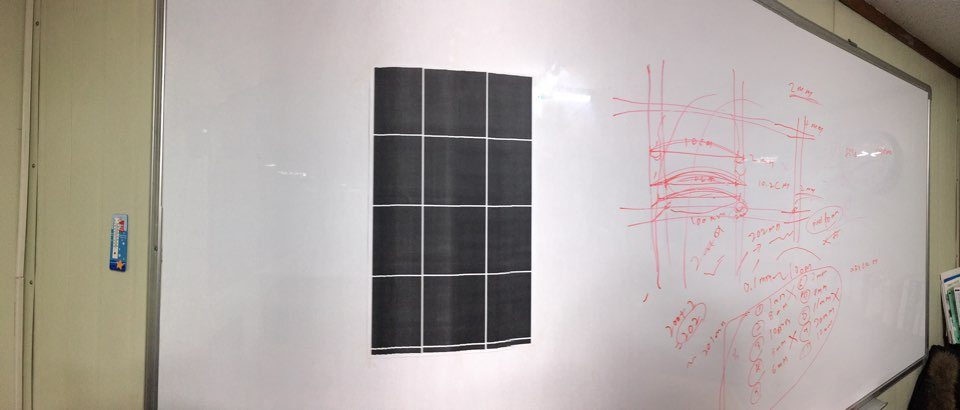
#> input picture psj(seongjin)/photo_distortion.jpg, 960 x 410 px
$ jupyter execute 'Actual Grid Test.ipynb'   (Python 2 division)
#> lines starting #> are read from the running program, lines starting #| are printed output that depends on the picture
[cell 1]
import cv2
import numpy as np

[cell 2]
img = cv2.imread('photo_distortion.jpg')
#> img is the input picture: shape (410, 960, 3); mean B, G, R 160.5, 165.2, 172.7
gray = cv2.cvtColor(img,cv2.COLOR_BGR2GRAY)
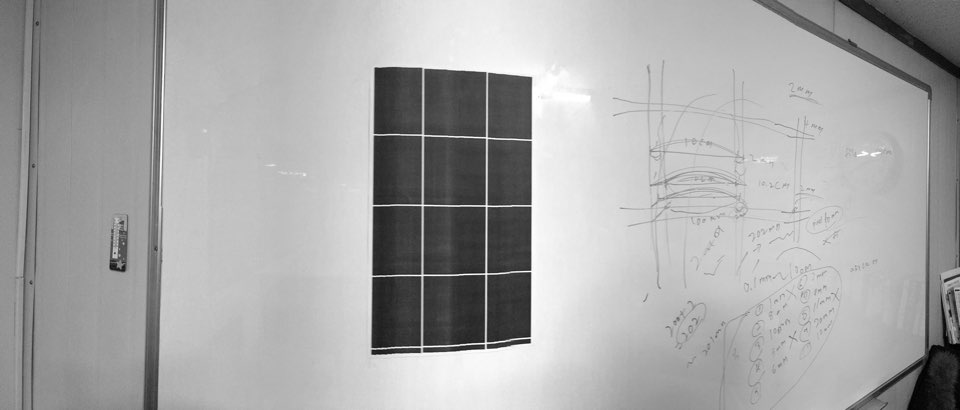
#> gray: shape (410, 960); min 0, max 255, mean 166.9
edges = cv2.Canny(gray,50,150,apertureSize = 3)
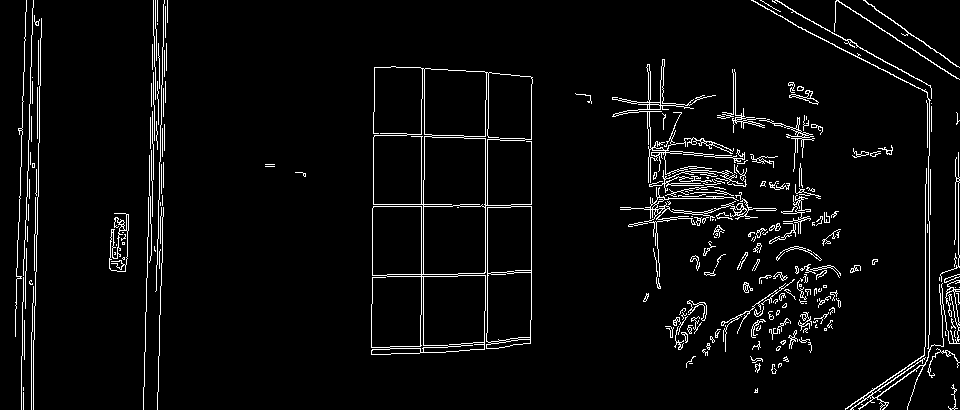
#> edges: shape (410, 960); 4.4% white in thin lines or dots

[cell 3]
print img.shape[1]
#| 960
print img.shape
#| (410, 960, 3)
minLineLength=100

[cell 4]
lines = cv2.HoughLinesP(image=edges,rho=0.02,theta=np.pi/500, threshold=10,lines=np.array([]), minLineLength=minLineLength,maxLineGap=100)
#> lines = 303 rows, first 6: [373, 204, 531, 204], [929, 375, 929, 46], [487, 348, 487, 72], [955, 408, 955, 64], [421, 352, 421, 68], [531, 319, 531, 77]

[cell 5]
a,b,c = lines.shape
#> a = 303; b = 1; c = 4
for i in range(a):
    cv2.line(img, (lines[i][0][0], lines[i][0][1]), (lines[i][0][2], lines[i][0][3]), (0, 0, 255), 3, cv2.LINE_AA)
    cv2.imwrite('photo_distortion_test.jpg',img)
#> this loop made 303 passes
#> pass 1, `cv2.imwrite('photo_distortion_test.jpg',img)`:
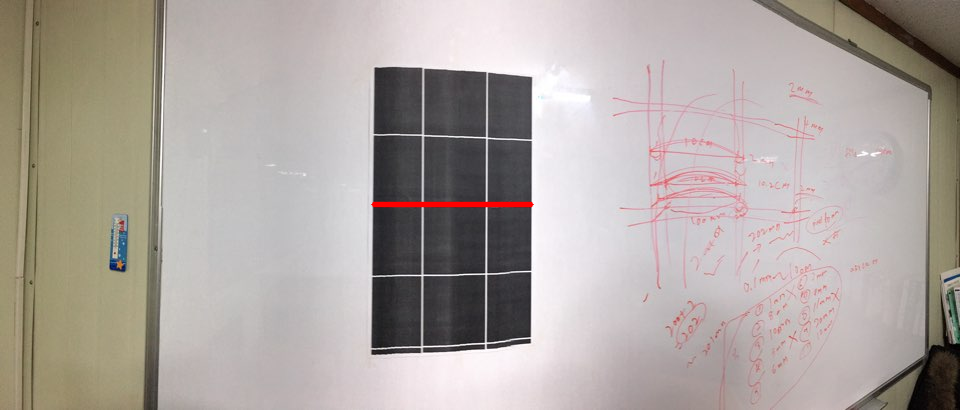
#> saved as photo_distortion_test.jpg: shape (410, 960, 3); mean B, G, R 160.2, 165, 173
#> pass 2, `cv2.imwrite('photo_distortion_test.jpg',img)`:
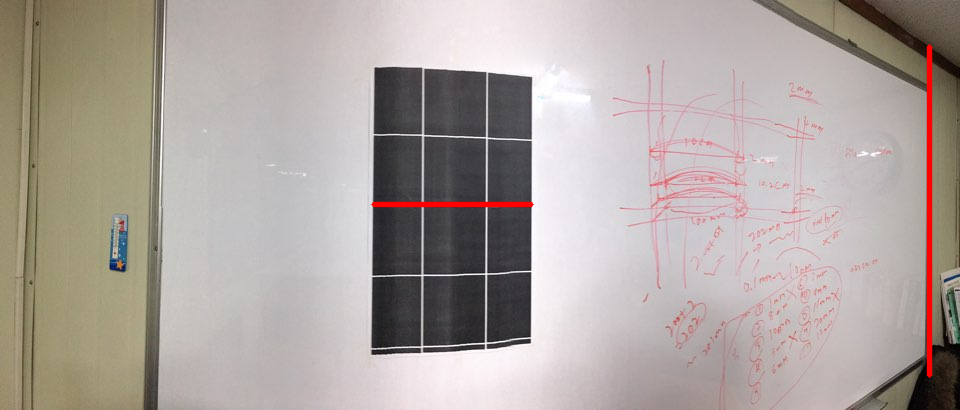
#> saved as photo_distortion_test.jpg: shape (410, 960, 3); mean B, G, R 159.8, 164.5, 173.6
#> after the loop:
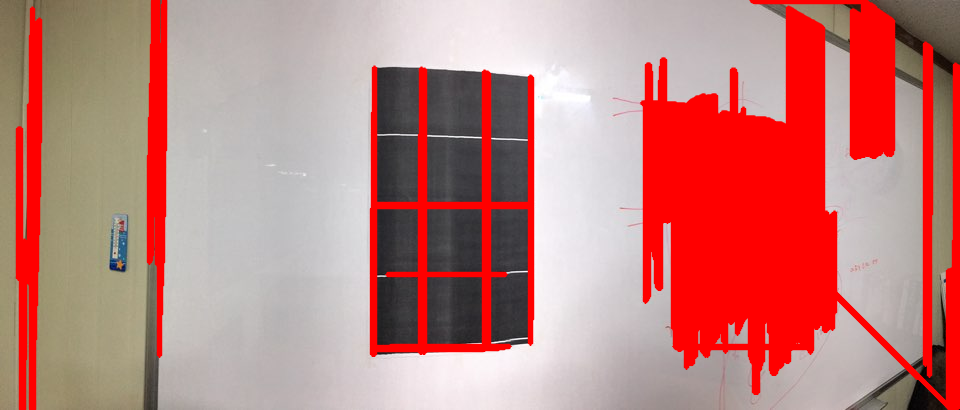
#> img: shape (410, 960, 3); mean B, G, R 125.8, 129.9, 191.7

$ run again, with psj(seongjin)/SeongJin Success(Image Test).jpg copied over psj(seongjin)/photo_distortion.jpg
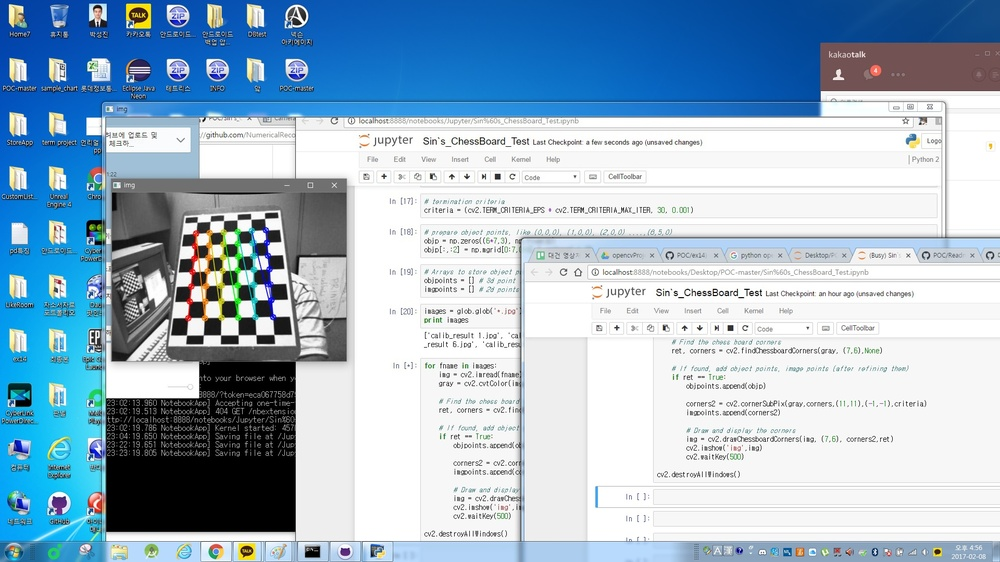
#> input picture psj(seongjin)/SeongJin Success(Image Test).jpg, 1000 x 562 px, shrunk from 1920 x 1080 before the run
#> img is the input picture: shape (562, 1000, 3); mean B, G, R 202.4, 183, 158.7
#> `edges = cv2.Canny(gray,50,150,apertureSize = 3)`:
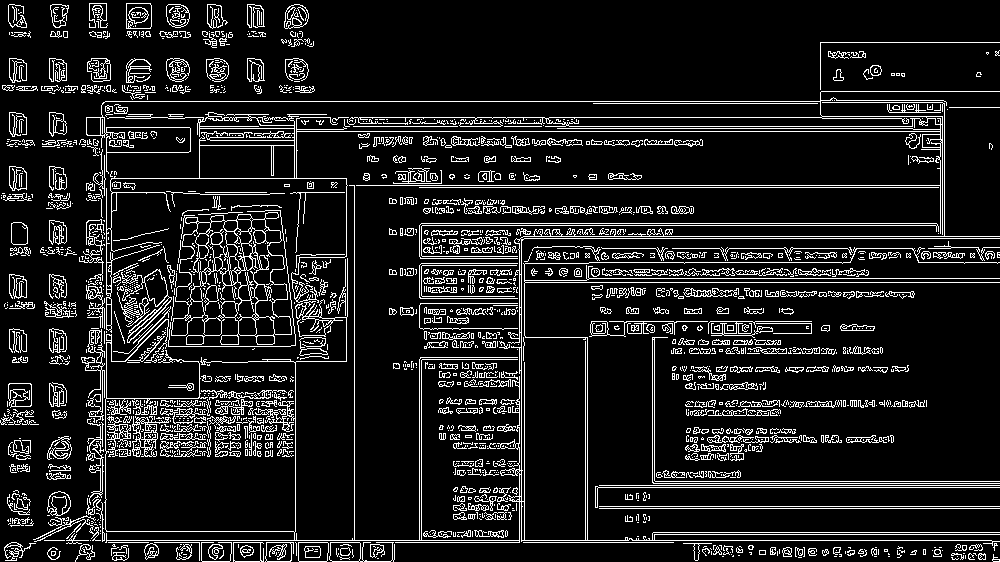
#> edges: shape (562, 1000); 11.6% white in thin lines or dots
#| 1000
#| (562, 1000, 3)
#> lines = 543 rows, first 6: [11, 238, 999, 238], [9, 126, 944, 126], [284, 185, 944, 185], [37, 540, 991, 540], [105, 101, 820, 101], [9, 117, 821, 117]
#> after the loop `for i in range(a):`:
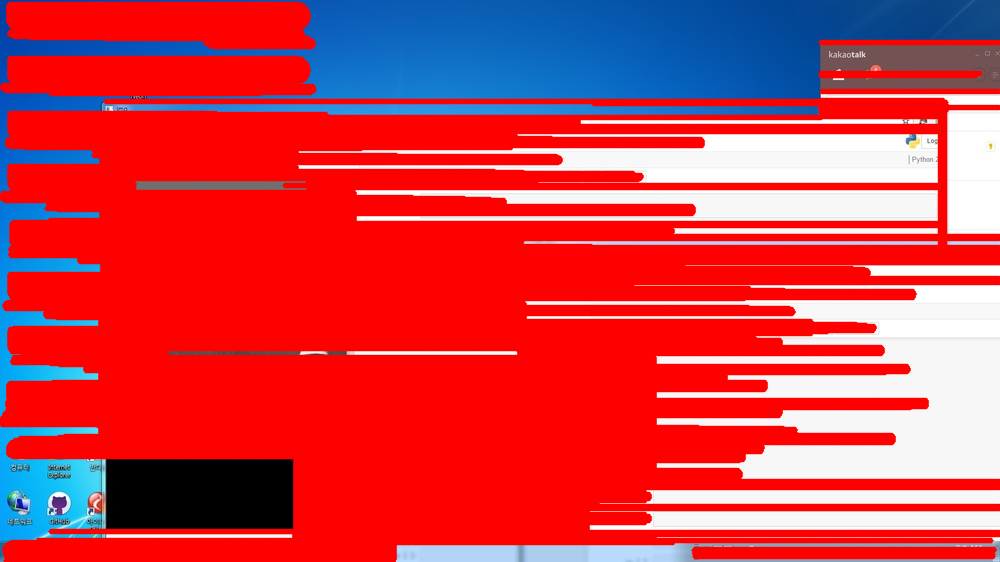
#> img: shape (562, 1000, 3); mean B, G, R 76.4, 63.3, 207.1
